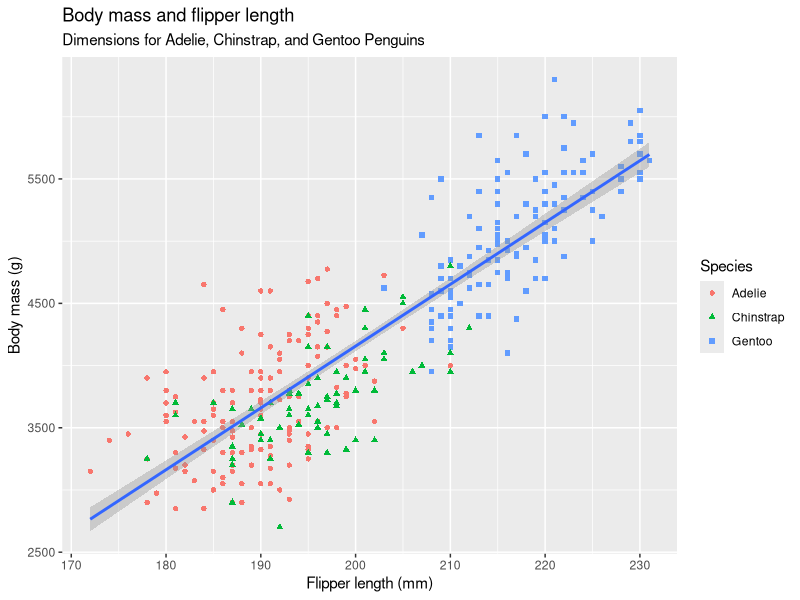

This figure's R source:
## ---- chunk 1
1 + 1
## ---- chunk 2
library(palmerpenguins)
library(ggplot2)
## ---- chunk 3
ggplot(penguins, aes(x = flipper_length_mm, y = body_mass_g)) +
  geom_point(aes(color = species, shape = species)) +
  geom_smooth(method = "lm") +
  labs(
    title = "Body mass and flipper length",
    subtitle = "Dimensions for Adelie, Chinstrap, and Gentoo Penguins",
    x = "Flipper length (mm)",
    y = "Body mass (g)",
    color = "Species",
    shape = "Species"
  )
